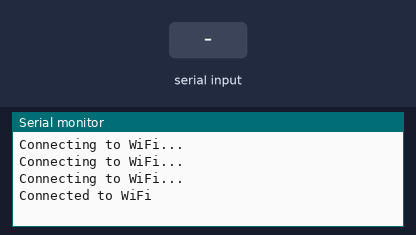
The sketch below on a simulated ESP8266 (NodeMCU). Shown: the last lines printed to the serial monitor. The inputs (shaded band) are chosen by the test bench. WiFi joins after 1.5 s; servers stay silent unless stated; uploads are accepted with an empty reply.

Above: at 2.7 s.
2.8 s: "90,45\n" received over Serial
At 3.8 s:
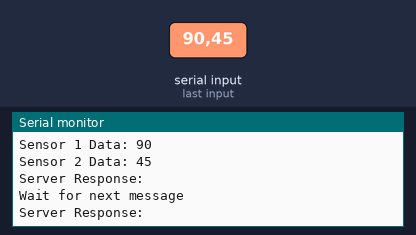
4.3 s: "30,150\n" received over Serial
At 4.46 s:
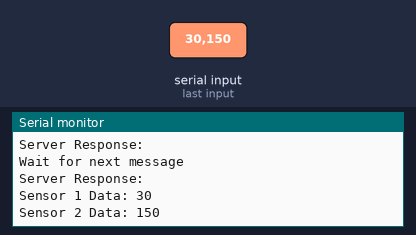
Timing chart, 0 to 7.3 s (numbered marks = the images above; inputs shaded):
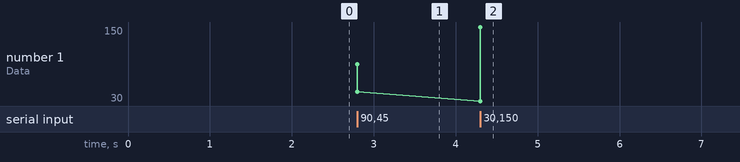

Measured:
- after the input at 2.8 s, the serial monitor: prints a new line at once (image 1)
- after the input at 4.3 s, the serial monitor: prints a new line at once (image 2)
- plotted number 1: 45 → 150 after the input at 4.3 s

The sketch:

esp_final.ino
```cpp
#include <ESP8266WiFi.h>
#include <ESP8266HTTPClient.h>


const char* ssid = "Kuging";           // Change to your WiFi network's SSID
const char* password = "indikogani";   // Change to your WiFi network's password
//const char* host = "localhost:3307";     // Change to your server's IP or domain
const char* host = "192.168.236.230";   // Change to your server's IP or domain
const char* phpScript = "/capp vp";
const char* sms = "/capp/sms.php";
const char* endpoint = "/capp/check_value.php";// Path to your PHP script

String sensorData1;
String sensorData2;

unsigned long lastRequestTime = 0;
unsigned long requestInterval = 60000; // Interval of 30 seconds between requests


void setup() {
  Serial.begin(115200);
  delay(10);

  // Connect to your WiFi network
  WiFi.begin(ssid, password);
  while (WiFi.status() != WL_CONNECTED) {
    delay(500);
    Serial.println("Connecting to WiFi...");
  }
  Serial.println("Connected to WiFi");
}

void loop() {
  // Serial.println("WL_CONNECTED");
 // Serial.println(WL_CONNECTED);
  if (WiFi.status() == WL_CONNECTED) {

    HTTPClient http;
  unsigned long currentTime = millis();
  int level = sensorData1.toInt();
  int val_notif = 80;
    while (Serial.available() > 0) {
      String dataReceived = Serial.readStringUntil('\n');

      int commaIndex = dataReceived.indexOf(',');
      if (commaIndex != -1) {
      sensorData1 = dataReceived.substring(0, commaIndex);
      sensorData2 = dataReceived.substring(commaIndex + 1);

      Serial.println("Sensor 1 Data: " + sensorData1);
      Serial.println("Sensor 2 Data: " + sensorData2);


    if (level >= 0) { // Your threshold condition
          WiFiClient client;
          HTTPClient http;

          String url = "http://" + String(host) + endpoint + "?value=" + level;

          if (http.begin(client, url)) {
            int httpCode = http.GET();

            if (httpCode > 0) {
              String payload = http.getString();
              Serial.println("Server Response: " + payload);
            } else {
              Serial.println("Error on HTTP request: " + http.errorToString(httpCode));
            }

            http.end();
          } else {
            Serial.println("Failed to connect to server");
          }
        } else {
          Serial.println("Notification value not reached");
        }

   // Adjust the delay as needed


    if (level > 10000 && (currentTime - lastRequestTime >= requestInterval)) {
    String url = "http://" + String(host) + sms + "?data=" + String(level);
    WiFiClient client; // Create a WiFiClient object

    if (http.begin(client, url)) {
      int httpCode = http.GET();

      if (httpCode > 0) {
        String payload = http.getString();
        Serial.println("Server Response: " + payload);
      } else {
        Serial.println("Error on HTTP request: " + http.errorToString(httpCode));
      }

      http.end();
      lastRequestTime = currentTime; // Update the last request time
    } else {
      Serial.println("Failed to connect to the server");
    }
  }else{
    Serial.println("Wait for next message");
  }
    }


      String url = "http://" + String(host) + phpScript + "?data=" + sensorData1 + "&data2=" + sensorData2;
      // String urll = "http://" + String(host) + phpScript2 + "?data2=" + sensorData2;
            // Serial.println( String(dataReceived) + "cm");
      WiFiClient client; // Create a WiFiClient object
      if (http.begin(client, url)) {
        int httpCode = http.GET();

        if (httpCode > 0) {
          String payload = http.getString();
          Serial.println("Server Response: " + payload);
        } else {
          Serial.println("Error on HTTP request: " + http.errorToString(httpCode));
        }

        http.end();
      } else {
        Serial.println("Failed to connect to the server");
      }
    }


  }
}
```
